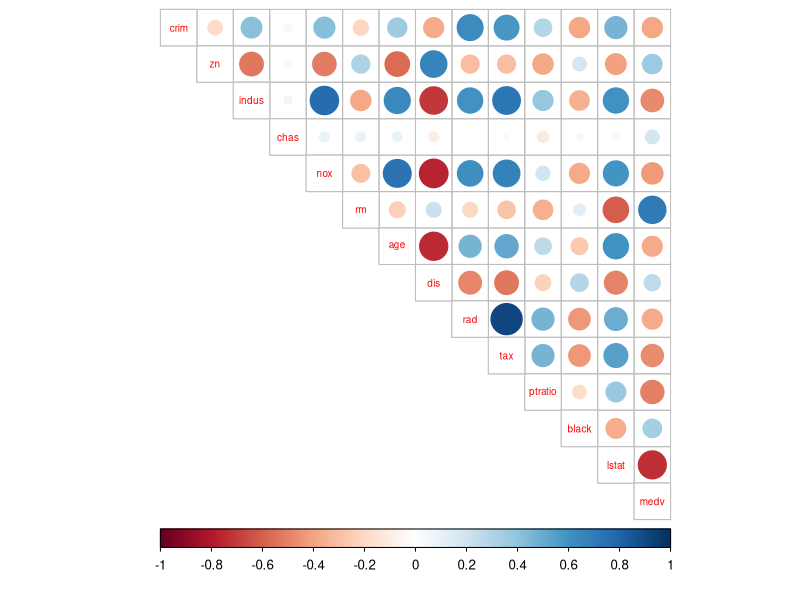
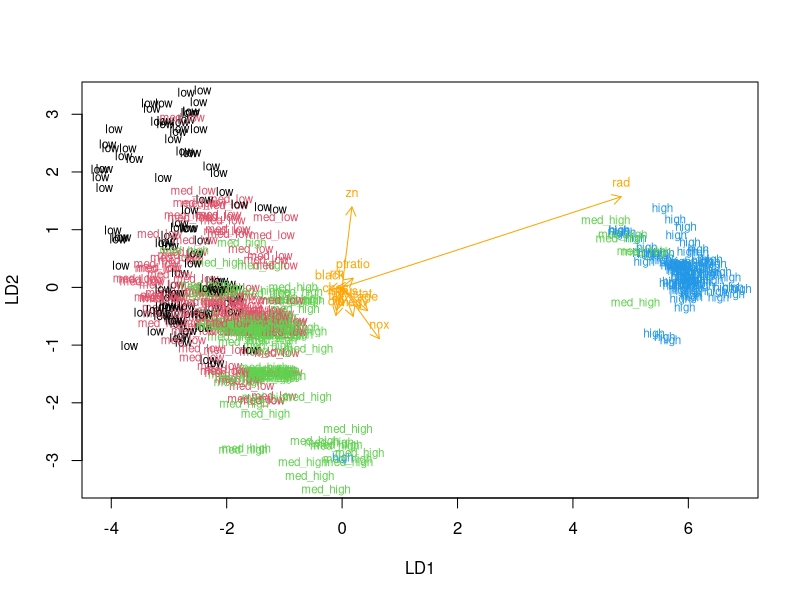
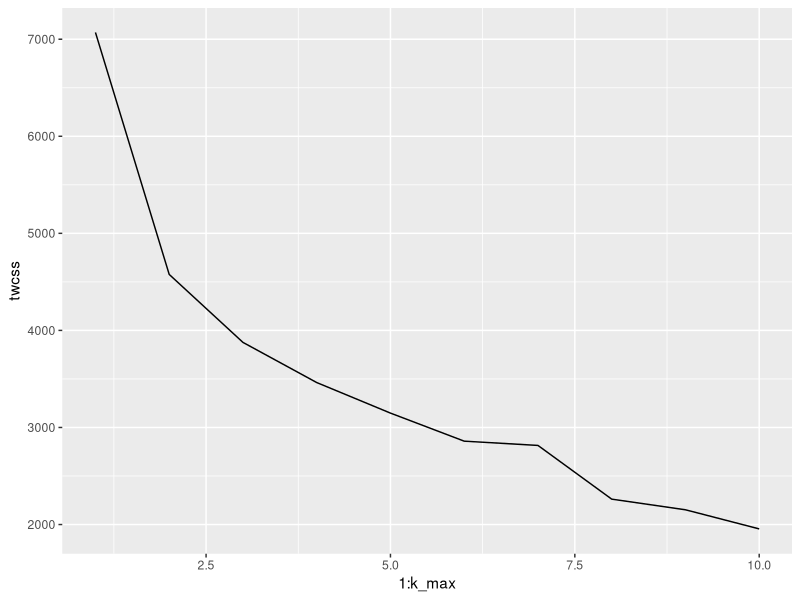
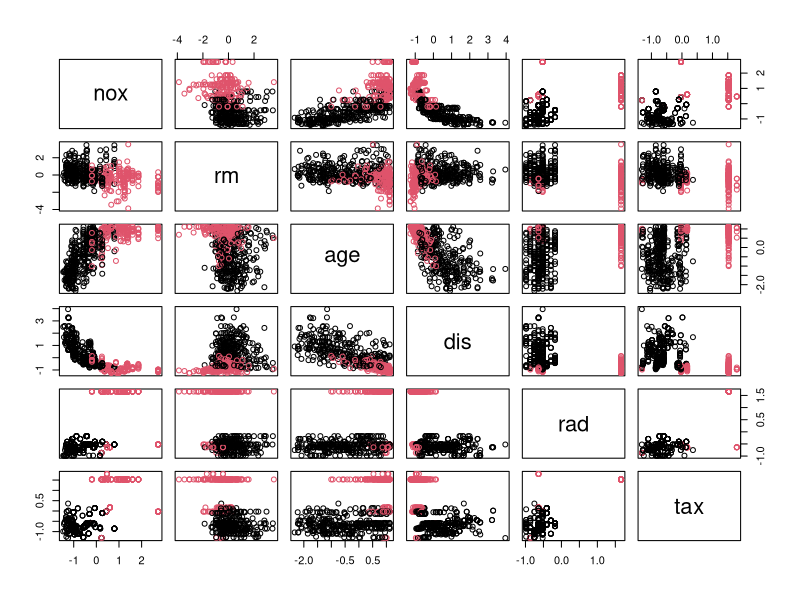
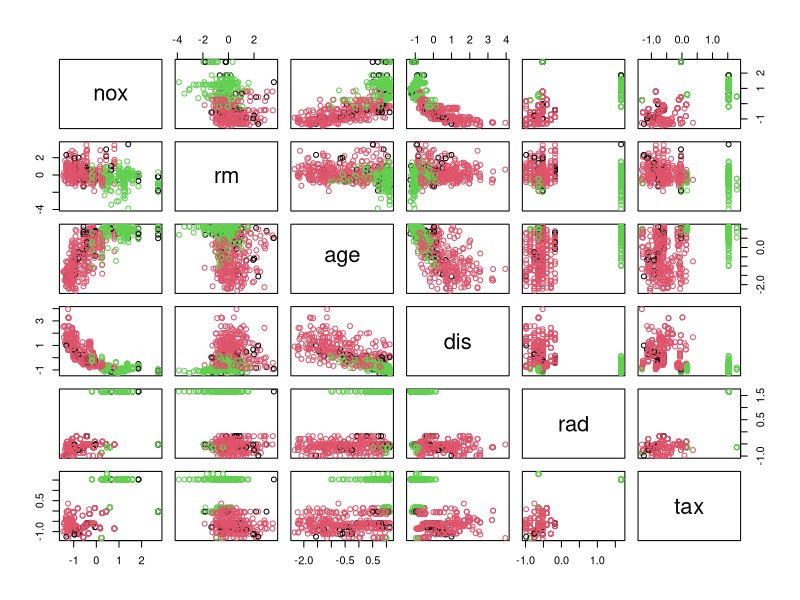

Generate these figures, in order, with R:
## ---- chunk 1
knitr::opts_chunk$set(echo = TRUE)
## ---- chunk 2
library(MASS)
data("Boston")
## ---- chunk 3
dim(Boston)
## ---- chunk 4
summary(Boston)
## ---- chunk 5
library(corrplot)
library(tidyr)
correlations<-cor(Boston) %>% round(digits = 2)
corrplot(correlations, method="circle", type="upper", cl.pos="b", tl.pos="d", tl.cex = 0.6)
## ---- chunk 6
correlations
## ---- chunk 7
scaledbos <- scale(Boston)
summary(scaledbos)
## ---- chunk 8
scaledbos <- as.data.frame(scaledbos)
quant <- quantile(scaledbos$crim)
quant
## ---- chunk 9
crime <- cut(scaledbos$crim, breaks = quant, include.lowest = TRUE, labels = c("low", "med_low", "med_high", "high"))
table(crime)
## ---- chunk 10
scaledbos <- dplyr::select(scaledbos, -crim)
scaledbos <- data.frame(scaledbos, crime)
## ---- chunk 11
n <- nrow(scaledbos)
ind <- sample(n,  size = n * 0.8)
train <- scaledbos[ind,]
test <- scaledbos[-ind,]

## ---- chunk 12
lda.fit <- lda(crime ~ ., data = train)

lda.arrows <- function(x, myscale = 1, arrow_heads = 0.1, color = "orange", tex = 0.75, choices = c(1,2)){
  heads <- coef(x)
  arrows(x0 = 0, y0 = 0, 
         x1 = myscale * heads[,choices[1]], 
         y1 = myscale * heads[,choices[2]], col=color, length = arrow_heads)
  text(myscale * heads[,choices], labels = row.names(heads), 
       cex = tex, col=color, pos=3)
}


classes <- as.numeric(train$crime)


plot(lda.fit, dimen = 2, col = classes, pch = classes)
lda.arrows(lda.fit, myscale = 1.6)

## ---- chunk 13
correct_classes <- test$crime
test <- dplyr::select(test, -crime)

lda.pred <- predict(lda.fit, newdata = test)
tab <- table(correct = correct_classes, predicted = lda.pred$class)
tab
## ---- chunk 14
sum(diag(tab))/sum(tab)
## ---- chunk 15
library(MASS)
data("Boston")
## ---- chunk 16
scaled <- scale(Boston)
## ---- chunk 17
dist_eu <- dist(scaled)
summary(dist_eu)
## ---- chunk 18
library(ggplot2)
set.seed(123)
k_max <- 10
twcss <- sapply(1:k_max, function(k){kmeans(scaled, k)$tot.withinss})
qplot(x = 1:k_max, y = twcss, geom = 'line')

## ---- chunk 19
scaled <- as.data.frame(scaled)
km <-kmeans(scaled, centers = 2)
pairs(scaled[5:10], col = km$cluster)

## ---- chunk 20
scaled <- as.data.frame(scaled)
km <-kmeans(scaled, centers = 3)
pairs(scaled[5:10], col = km$cluster)
